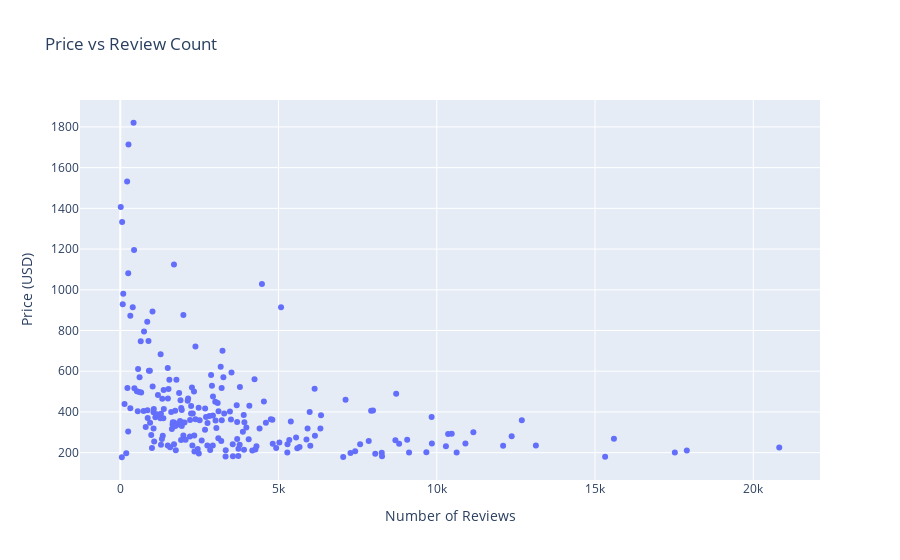

Notebook code cell kept with this figure:
### Code cell
fig = px.scatter(
    df_hotels,
    x="review_count",
    y="price",
    title="Price vs Review Count",
    labels={"review_count": "Number of Reviews", "price": "Price (USD)"},
)
fig.show()

### Figure 1 — Plotly figure (JSON) as saved in the notebook; plotly's stock layout.template omitted (floating-point values rounded to 4 significant figures; data arrays with more than 128 entries replaced by an {"elided": "..."} marker saying what was removed)
{"data": [{"hovertemplate": "Number of Reviews=%{x}<br>Price (USD)=%{y}<extra></extra>", "legendgroup": "", "marker": {"color": "#636efa", "symbol": "circle"}, "mode": "markers", "name": "", "orientation": "v", "showlegend": false, "type": "scatter", "x": {"elided": "218 int values"}, "xaxis": "x", "y": {"elided": "218 float values"}, "yaxis": "y"}], "layout": {"legend": {"tracegroupgap": 0}, "title": {"text": "Price vs Review Count"}, "xaxis": {"anchor": "y", "domain": [0, 1], "title": {"text": "Number of Reviews"}}, "yaxis": {"anchor": "x", "domain": [0, 1], "title": {"text": "Price (USD)"}}}}
